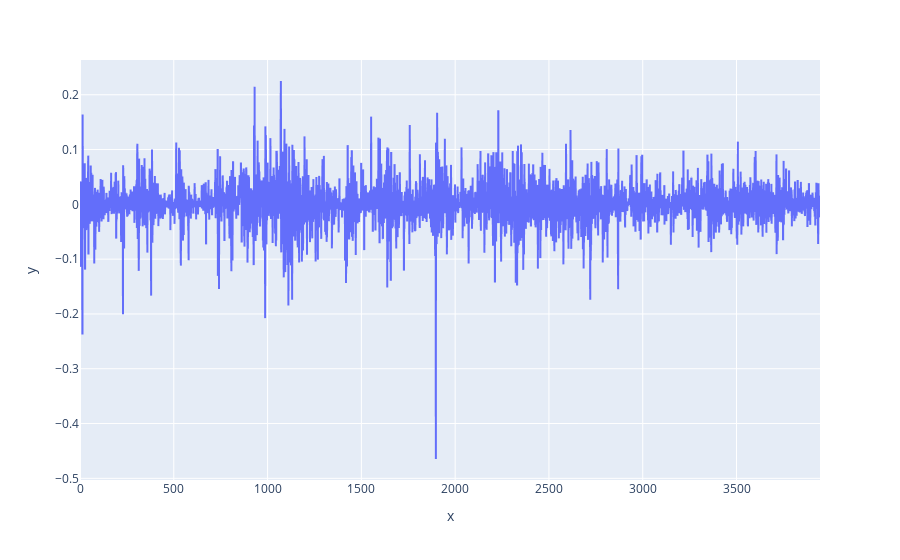

Source (notebook cell):
### Code cell
ex.line(y=r_t)

### Figure 1 — Plotly figure (JSON) as saved in the notebook; plotly's stock layout.template omitted (floating-point values rounded to 4 significant figures; data arrays with more than 128 entries replaced by an {"elided": "..."} marker saying what was removed)
{"data": [{"hovertemplate": "x=%{x}<br>y=%{y}<extra></extra>", "legendgroup": "", "line": {"color": "#636efa", "dash": "solid"}, "marker": {"symbol": "circle"}, "mode": "lines", "name": "", "showlegend": false, "type": "scattergl", "x": {"elided": "3946 int values"}, "xaxis": "x", "y": {"elided": "3946 float values"}, "yaxis": "y"}], "layout": {"legend": {"tracegroupgap": 0}, "margin": {"t": 60}, "xaxis": {"anchor": "y", "domain": [0, 1], "title": {"text": "x"}}, "yaxis": {"anchor": "x", "domain": [0, 1], "title": {"text": "y"}}}}
